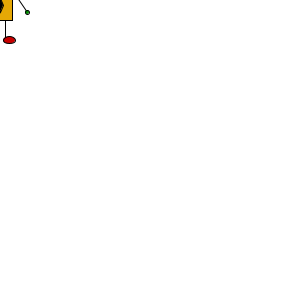
Frame 1 (no input)
Frame 60 (the mouse pressed at the canvas centre just before this capture): identical to frame 1, image omitted
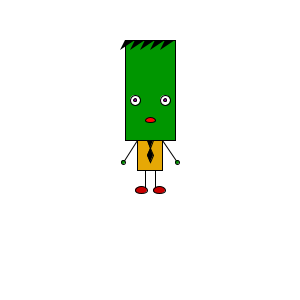
Frame 120 (the mouse held since frame 60 and released just before this capture)

The Processing sketch that drew these frames (run headless with seeded random() and noise(); from frame 60 on, the mouse is pressed at the canvas centre):

// Processing sketch: processing_123122
// ── processing_123122.pde

void setup() {
  size(300, 300);
  smooth();
  frameRate(20);
}

void draw() {
  background(255);
  rectMode(CENTER);
  ellipseMode(CENTER);

  //head
  fill(0, 150, 0);
  rect(mouseX, mouseY-60, 50, 100);

  //hair
  fill(0);
  noStroke();
  triangle(mouseX-25, mouseY-110, pmouseX-30, pmouseY-100, mouseX-15, mouseY-110);
  triangle(mouseX-15, mouseY-110, pmouseX-20, pmouseY-100, mouseX-5, mouseY-110);
  triangle(mouseX-5, mouseY-110, pmouseX-10, pmouseY-100, mouseX+5, mouseY-110);
  triangle(mouseX+5, mouseY-110, pmouseX, pmouseY-100, mouseX+15, mouseY-110);
  triangle(mouseX+15, mouseY-110, pmouseX+10, pmouseY-100, mouseX+25, mouseY-110);
   
    /* FOR SOME REASON THIS HAIR DIDN'T WORK WITH JAVASCRIPT
    
    beginShape(TRIANGLES);
     
     vertex(mouseX-25, mouseY-110);
     vertex(pmouseX-30, pmouseY-100);
     vertex(mouseX-15, mouseY-110);
     
     vertex(mouseX-15, mouseY-110);
     vertex(pmouseX-20, pmouseY-100);
     vertex(mouseX-5, mouseY-110);
     
     vertex(mouseX-5, mouseY-110);
     vertex(pmouseX-10, pmouseY-100);
     vertex(mouseX+5, mouseY-110);
     
     vertex(mouseX+5, mouseY-110);
     vertex(pmouseX, pmouseY-100);
     vertex(mouseX+15, mouseY-110);
     
     vertex(mouseX+15, mouseY-110);
     vertex(pmouseX+10, pmouseY-100);
     vertex(mouseX+25, mouseY-110);
     */
    
    
    //mouth
    fill(255, 0, 0);
  stroke(0);
  ellipse(mouseX, mouseY-30, 10+(abs(mouseY-pmouseY)*3), 5+(abs(mouseX-pmouseX)*3));

  // bumbpy eyes
  fill(255);

  ellipse(mouseX-15, mouseY-50, 10+(abs(mouseX-pmouseX)*2), 10+(abs(mouseY-pmouseY)*2));
  ellipse(mouseX+15, mouseY-50, 10+(abs(mouseX-pmouseX)*2), 10+(abs(mouseY-pmouseY)*2));

  //eyes
  fill(mouseX, 0, mouseY);
  ellipse(mouseX-15, mouseY-50, 3, 3);
  ellipse(mouseX+15, mouseY-50, 3, 3);


  //torso
  fill(230, 168, 5);
  rect(mouseX, mouseY+5, 25, 30); 

  //tie
  fill(0);
  triangle(mouseX-3, mouseY-10, mouseX+3, mouseY-10, mouseX, mouseY-2);

  beginShape();

  vertex(mouseX, mouseY-2);
  vertex(pmouseX-3, pmouseY+5);
  vertex(pmouseX, pmouseY+12);
  vertex(pmouseX+3, pmouseY+5);
  endShape(CLOSE);

  //HANDS
  line(mouseX-12.5, mouseY-10, pmouseX-27, pmouseY+12);
  line(mouseX+12.5, mouseY-10, pmouseX+27, pmouseY+12);

  fill(0, 150, 0);
  ellipse(pmouseX-27, pmouseY+12, 4, 4);
  ellipse(pmouseX+27, pmouseY+12, 4, 4);

  //legs
  line(mouseX-5, mouseY+20, pmouseX-5, pmouseY+40);
  line(mouseX+5, mouseY+20, pmouseX+5, pmouseY+40);

  fill(200, 0, 0);
  ellipse(pmouseX-9, pmouseY+40, 12, 7);
  ellipse(pmouseX+9, pmouseY+40, 12, 7);
}
